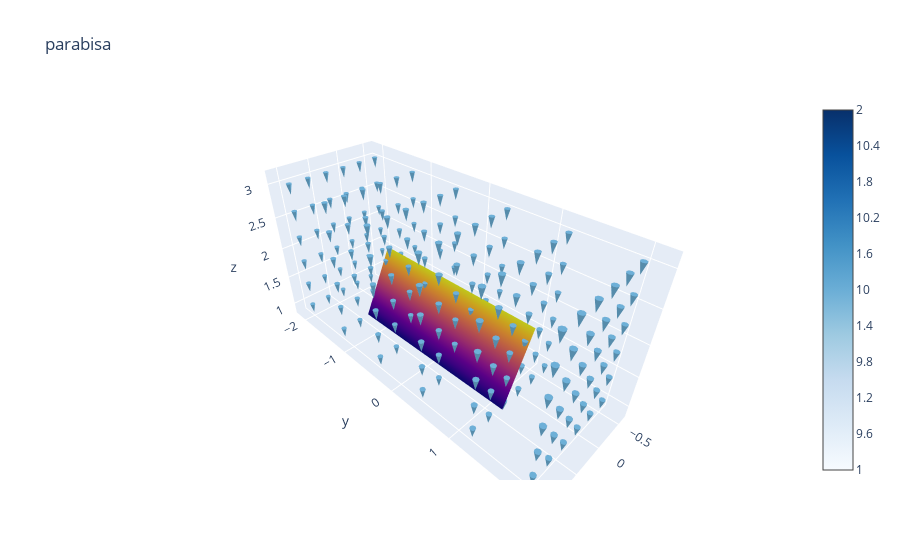

This figure's notebook cell:
### Markdown cell above
Também podemos criar um grafico da párabrisa na chuva.

### Code cell
av.plot3d_vector_field(chuva(x,y,z), (x,-0.5, 1),(y,-2,2), (z,1,3), points=6, sizeref=0.4, fig=parabrisa)

### Figure 1 — Plotly figure (JSON) as saved in the notebook; plotly's stock layout.template omitted (floating-point values rounded to 4 significant figures; data arrays with more than 128 entries replaced by an {"elided": "..."} marker saying what was removed)
{"data": [{"showlegend": false, "showscale": true, "type": "surface", "x": {"elided": "50x50 float values"}, "y": {"elided": "50x50 float values"}, "z": {"elided": "50x50 float values"}}, {"colorscale": [[0, "rgb(247,251,255)"], [0.125, "rgb(222,235,247)"], [0.25, "rgb(198,219,239)"], [0.375, "rgb(158,202,225)"], [0.5, "rgb(107,174,214)"], [0.625, "rgb(66,146,198)"], [0.75, "rgb(33,113,181)"], [0.875, "rgb(8,81,156)"], [1, "rgb(8,48,107)"]], "sizeref": 0.4, "type": "cone", "u": {"elided": "216 int values"}, "v": {"elided": "216 int values"}, "w": {"elided": "216 int values"}, "x": {"elided": "216 float values"}, "y": {"elided": "216 float values"}, "z": {"elided": "216 float values"}}], "layout": {"autosize": true, "scene": {"aspectmode": "data", "aspectratio": {"x": 0.6552, "y": 1.747, "z": 0.8736}}, "title": {"text": "parabisa"}, "xaxis": {"title": {"text": "X"}}, "yaxis": {"title": {"text": "Y"}}}}
